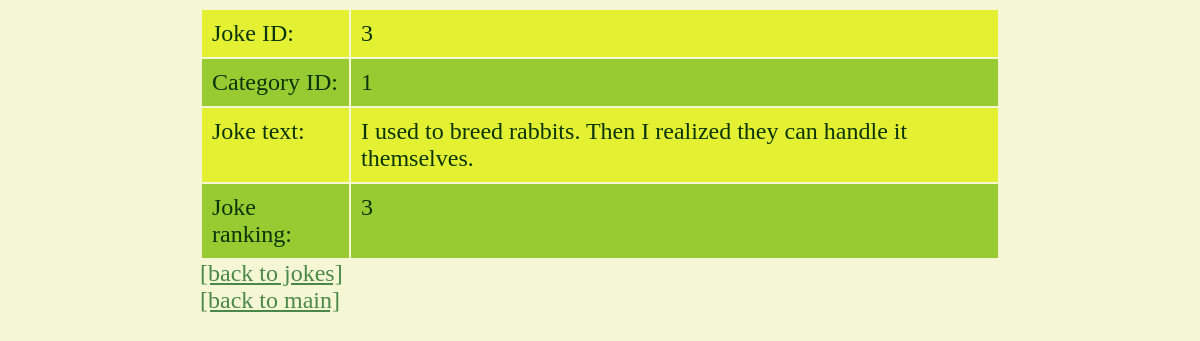
Screenshot of /jokes/random with the database file from the repository.
### tables this page shows
CREATE TABLE jokes(
    joke_id INTEGER PRIMARY KEY AUTOINCREMENT,
    category_id INTEGER NOT NULL,
    joke_text TEXT NOT NULL,
    joke_rank INTEGER NULL,
    FOREIGN KEY (category_id) REFERENCES categories (category_id)
);

### joke_api/ui_jokes.py (the view)
@BP.route("/random", methods=["GET"])
def ui_form_joke_random():
    result = joke_random()["results"][0]
    return render_template("joke.html", joke=result)

### joke_api/db.py (called while the page is built)
def get_db():
    if 'db' not in g:
        g.db = sqlite3.connect(
            current_app.config['DATABASE'],
            detect_types=sqlite3.PARSE_DECLTYPES
        )
        g.db.row_factory = sqlite3.Row
    return g.db

### joke_api/templates/joke.html (shortened to what this page needs)
<!doctype html>
<html>
  <head>
    <link rel="stylesheet" href="/css/joke.css" type="text/css" media="screen">
  </head>
  <body>
    <div class="wrapper">
      <table>
        <tr>
          <td>Joke ID:</td>
          <td>{{ joke.joke_id }}</td>
        </tr>
        <tr>
          <td>Category ID:</td>
          <td>{{ joke.category_id }}</td>
        </tr>
        <tr>
          <td>Joke text:</td>
          <td>{{ joke.joke_text }}</td>
        </tr>
        <tr>
          <td>Joke ranking:</td>
          <td>{{ joke.joke_rank }}</td>
        </tr>
      </table>
      <a href="/jokes">[back to jokes]</a><br>
      <a href="/">[back to main]</a>
    </div>
  </body>
</html>

### rows the page displays
jokes: joke_id "3", category_id "1", joke_text "I used to breed rabbits. Then I realized they can handle it themselves.", joke_rank "3"
